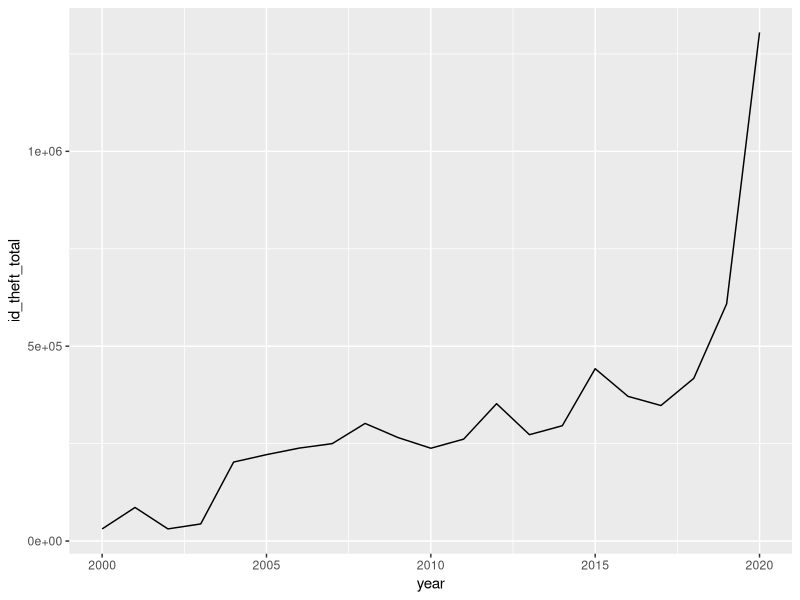
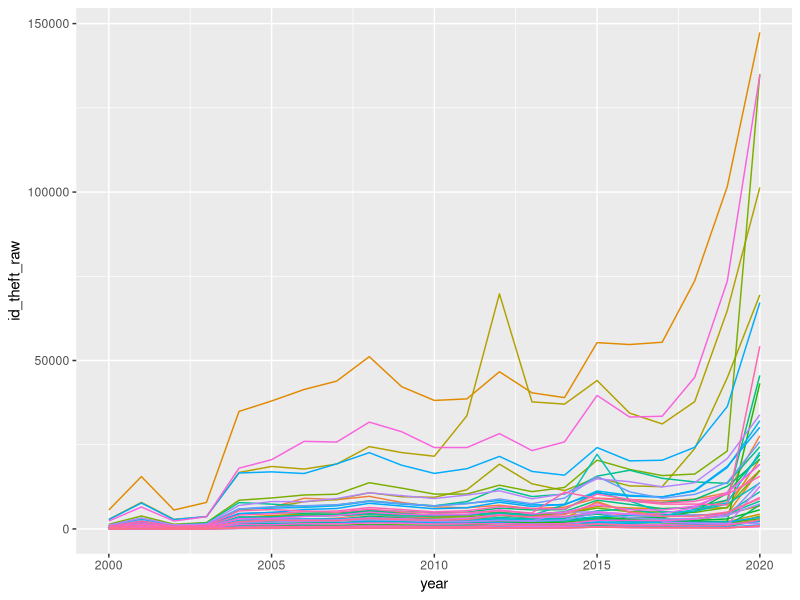

Here is the R script that generated these plots, in order:
library(tidyverse)
library(here)

# load panel data

consumer_sentinel <- read_csv(here('data', 'panel_data.csv'))

consumer_sentinel <- consumer_sentinel %>%
  mutate(state = ifelse(state == 'Ilinois', 'Illinois', state),
         state = ifelse(state == 'Massachusets', 'Massachusetts', state),
         state = ifelse(state == 'Hawai', "Hawaii", state)) 

# extend to 2000

summary_consumer_breach <- consumer_sentinel %>% 
  group_by(year) %>% 
  summarise(id_theft_total = sum(id_theft_raw)) 

year <- c(2000, 2001)
id_theft_total <- c(31103, 86168)

old_data <- data.frame(year, id_theft_total)

summary_consumer_breach_ext <- rbind(old_data, summary_consumer_breach)

write_csv(summary_consumer_breach_ext,
          here('data', 'summary_by_year_extended.csv'))

pop_table <- consumer_sentinel %>%
  filter(year == 2002) %>%
  mutate(population = id_theft_raw/id_theft_per_capita*100000) %>%
  select(state, population)  

extended_estimates <- consumer_sentinel %>%
  filter(year == 2002) %>%
  mutate(total_id_theft = sum(id_theft_raw)) %>%
  mutate(prop = id_theft_raw/total_id_theft) %>%
  select(state, prop) %>%
  mutate(id_theft_2000 = prop * 31103,
         id_theft_2001 = prop * 86168) %>%
  select(-prop) %>% 
  pivot_longer(!state, ) %>%
  rename(year = name,
         id_theft_raw = value) %>%
  mutate(year = as.numeric(str_sub(year,start = -4))) %>%
  left_join(pop_table) %>%
  mutate(id_theft_per_capita = id_theft_raw/population*100000) %>%
  select(-population)

consumer_sentinel <- extended_estimates %>%
  full_join(consumer_sentinel) %>%
  select(-`...1`)

# first breach notification

breach_notification_laws <- read_csv(here('data', 'bloomberg_law_summary.csv'))

breach_notification_laws <- breach_notification_laws %>%
  rename(state = `Jurisdictions\n`) %>%
  rename(effective_date = `Effective Date\n\n`) %>%
  mutate(effective_date = str_remove(effective_date, "\\.")) %>%
  mutate(effective_date = str_extract(effective_date, "\\d{1,2}/\\d{1,2}/\\d{4}")) %>%
  select(state, effective_date) %>%
  mutate(across(everything(),
                ~ str_remove_all(., '\\n'))) %>%
  mutate(effective_date = case_when(state == 'Alabama' ~ '5/1/2018',
                                    state == 'District of Columbia' ~ '6/17/2020',
                                    state == 'Mississippi' ~ '7/1/2011',
                                    state == 'New Mexico' ~ '6/16/2017',
                                    state == 'Puerto Rico' ~ '1/5/2006',
                                    state == 'Texas' ~ '9/1/2005',
                                    state == 'U.S. Virgin Islands' ~ '10/17/2005',
                                    state == 'Virginia' ~ '7/1/2008',
                                    TRUE ~ effective_date)) 

# covariate data

covariate_table <- read_csv(here('data', 'internet_age_covariates.csv'))

# join consumer sentinel and first breach notification law

consumer_breach_law <- consumer_sentinel %>%
  left_join(breach_notification_laws) %>%
  left_join(covariate_table) %>%
  drop_na() %>%
  #filter(year < 2017) %>%
  mutate(effective_date = as.Date(effective_date, format = '%m/%d/%Y')) %>%
  mutate(effective_year = format(effective_date, format = '%Y')) %>%
  mutate(effective_year = ifelse(is.na(effective_year),
                                 Inf, effective_year)) %>%
  mutate(breach_law = 1 * (year >= effective_year)) %>%
  mutate(id_theft_per_capita = case_when(year == 2004 ~ id_theft_per_capita/.25,
                                         year == 2005 ~ id_theft_per_capita/.25,
                                         TRUE ~ id_theft_per_capita)) %>%
  mutate(id_theft_raw = case_when(year == 2004 ~ id_theft_raw/.25,
                                         year == 2005 ~ id_theft_raw/.25,
                                         TRUE ~ id_theft_raw)) %>%
  arrange(state, year) %>%
  select(state, year, id_theft_per_capita, id_theft_raw, breach_law) 

write_csv(consumer_breach_law, here('data', 'panel_data_ext.csv'))


consumer_breach_law %>%
  group_by(year) %>% 
  summarise(id_theft_total = sum(id_theft_raw)) %>%
  ggplot() +
  geom_line(aes(x = year, y = id_theft_total))

consumer_breach_law %>%
  ggplot() +
  geom_line(aes(x = year, 
                y = id_theft_raw, 
                group = state,
                color = state)) + 
  theme(legend.position = 'none')



         